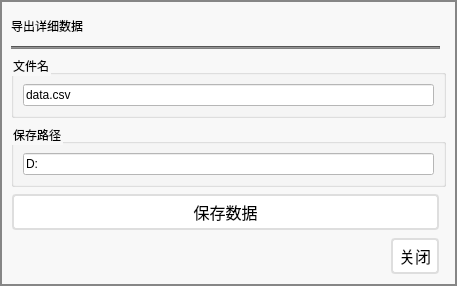
<?xml version="1.0" encoding="UTF-8"?>
<ui version="4.0">
 <class>SaveDialog</class>
 <widget class="QDialog" name="SaveDialog">
  <property name="geometry">
   <rect>
    <x>0</x>
    <y>0</y>
    <width>457</width>
    <height>286</height>
   </rect>
  </property>
  <property name="font">
   <font>
    <family>黑体</family>
    <pointsize>9</pointsize>
    <weight>50</weight>
    <italic>false</italic>
    <bold>false</bold>
   </font>
  </property>
  <property name="windowTitle">
   <string>保存历史数据</string>
  </property>
  <property name="styleSheet">
   <string notr="true">QPushButton{
	font: 9pt &quot;黑体&quot;;
	background-color: white;
	border: none;
	color: black;
	padding: 4px 1px;
	text-align: center;
	text-decoration: none;
	font-size: 16px;
	margin: 1px 1px;
    border-radius: 4px;
	border: 2px solid rgb(222, 222, 222);
}

QPushButton:hover{
    background-color: #555555;
	border: 2px solid #555555;
    color: white;
}

#Device_List{
	font: 12pt &quot;黑体&quot;;
	background-color: rgb(255, 255, 255);
}

#SaveDialog{
	color: rgb(0, 0, 0);
	background-color:rgb(248, 248, 248);
	font: 9pt &quot;黑体&quot;;
}

QLineEdit{
	font: 9pt &quot;黑体&quot;;
	color: rgb(0, 0, 0);
	background-color: rgb(255, 255, 255);
}

QGroupBox{
	color: rgb(0, 0, 0);
	font: 9pt &quot;黑体&quot;;
}

#frame{
	border: 2px solid rgb(134, 134, 134);
}</string>
  </property>
  <layout class="QGridLayout" name="gridLayout_4">
   <property name="leftMargin">
    <number>0</number>
   </property>
   <property name="topMargin">
    <number>0</number>
   </property>
   <property name="rightMargin">
    <number>0</number>
   </property>
   <property name="bottomMargin">
    <number>0</number>
   </property>
   <item row="0" column="0">
    <widget class="QFrame" name="frame">
     <property name="frameShape">
      <enum>QFrame::StyledPanel</enum>
     </property>
     <property name="frameShadow">
      <enum>QFrame::Raised</enum>
     </property>
     <layout class="QGridLayout" name="gridLayout">
      <item row="5" column="1">
       <widget class="QPushButton" name="Quit_Button">
        <property name="minimumSize">
         <size>
          <width>50</width>
          <height>0</height>
         </size>
        </property>
        <property name="text">
         <string>关闭</string>
        </property>
       </widget>
      </item>
      <item row="0" column="0">
       <widget class="QLabel" name="label">
        <property name="styleSheet">
         <string notr="true">font: 9pt &quot;黑体&quot;;
color: rgb(0, 0, 0);</string>
        </property>
        <property name="text">
         <string>导出详细数据</string>
        </property>
       </widget>
      </item>
      <item row="4" column="0" colspan="2">
       <widget class="QPushButton" name="SaveCSV_Button">
        <property name="text">
         <string>保存数据</string>
        </property>
       </widget>
      </item>
      <item row="5" column="0">
       <spacer name="horizontalSpacer">
        <property name="orientation">
         <enum>Qt::Horizontal</enum>
        </property>
        <property name="sizeHint" stdset="0">
         <size>
          <width>364</width>
          <height>20</height>
         </size>
        </property>
       </spacer>
      </item>
      <item row="3" column="0" colspan="3">
       <widget class="QGroupBox" name="groupBox">
        <property name="title">
         <string>保存路径</string>
        </property>
        <layout class="QGridLayout" name="gridLayout_2">
         <item row="0" column="0">
          <widget class="QLineEdit" name="FilePath_Edit">
           <property name="text">
            <string>D:</string>
           </property>
          </widget>
         </item>
        </layout>
       </widget>
      </item>
      <item row="2" column="0" colspan="3">
       <widget class="QGroupBox" name="groupBox_2">
        <property name="title">
         <string>文件名</string>
        </property>
        <layout class="QGridLayout" name="gridLayout_3">
         <item row="0" column="0">
          <widget class="QLineEdit" name="FileName_Edit">
           <property name="styleSheet">
            <string notr="true">font: 9pt &quot;黑体&quot;;</string>
           </property>
           <property name="text">
            <string>data.csv</string>
           </property>
          </widget>
         </item>
        </layout>
       </widget>
      </item>
      <item row="1" column="0" colspan="2">
       <widget class="Line" name="line">
        <property name="styleSheet">
         <string notr="true">color: rgb(181, 181, 181);
background-color: rgb(129, 129, 129);</string>
        </property>
        <property name="orientation">
         <enum>Qt::Horizontal</enum>
        </property>
       </widget>
      </item>
     </layout>
    </widget>
   </item>
  </layout>
 </widget>
 <tabstops>
  <tabstop>FileName_Edit</tabstop>
  <tabstop>FilePath_Edit</tabstop>
  <tabstop>SaveCSV_Button</tabstop>
 </tabstops>
 <resources/>
 <connections>
  <connection>
   <sender>Quit_Button</sender>
   <signal>clicked()</signal>
   <receiver>SaveDialog</receiver>
   <slot>close()</slot>
   <hints>
    <hint type="sourcelabel">
     <x>415</x>
     <y>233</y>
    </hint>
    <hint type="destinationlabel">
     <x>303</x>
     <y>234</y>
    </hint>
   </hints>
  </connection>
 </connections>
</ui>
